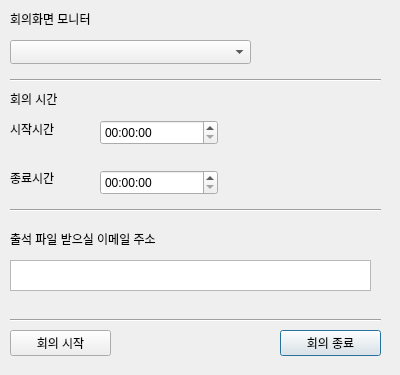
<?xml version="1.0" encoding="UTF-8"?>
<ui version="4.0">
 <class>Dialog</class>
 <widget class="QDialog" name="Dialog">
  <property name="geometry">
   <rect>
    <x>0</x>
    <y>0</y>
    <width>400</width>
    <height>375</height>
   </rect>
  </property>
  <property name="windowTitle">
   <string>Dialog</string>
  </property>
  <widget class="QComboBox" name="monitor_selector">
   <property name="geometry">
    <rect>
     <x>10</x>
     <y>40</y>
     <width>241</width>
     <height>24</height>
    </rect>
   </property>
  </widget>
  <widget class="QLabel" name="label">
   <property name="geometry">
    <rect>
     <x>10</x>
     <y>10</y>
     <width>181</width>
     <height>18</height>
    </rect>
   </property>
   <property name="text">
    <string>회의화면 모니터</string>
   </property>
  </widget>
  <widget class="Line" name="line">
   <property name="geometry">
    <rect>
     <x>10</x>
     <y>70</y>
     <width>371</width>
     <height>20</height>
    </rect>
   </property>
   <property name="orientation">
    <enum>Qt::Horizontal</enum>
   </property>
  </widget>
  <widget class="QLabel" name="label_2">
   <property name="geometry">
    <rect>
     <x>10</x>
     <y>90</y>
     <width>91</width>
     <height>18</height>
    </rect>
   </property>
   <property name="text">
    <string>회의 시간</string>
   </property>
  </widget>
  <widget class="QTimeEdit" name="meeting_start_time">
   <property name="geometry">
    <rect>
     <x>100</x>
     <y>120</y>
     <width>118</width>
     <height>25</height>
    </rect>
   </property>
  </widget>
  <widget class="QTimeEdit" name="meeting_end_time">
   <property name="geometry">
    <rect>
     <x>100</x>
     <y>170</y>
     <width>118</width>
     <height>25</height>
    </rect>
   </property>
  </widget>
  <widget class="QLabel" name="label_3">
   <property name="geometry">
    <rect>
     <x>10</x>
     <y>120</y>
     <width>77</width>
     <height>18</height>
    </rect>
   </property>
   <property name="text">
    <string>시작시간</string>
   </property>
  </widget>
  <widget class="QLabel" name="label_4">
   <property name="geometry">
    <rect>
     <x>10</x>
     <y>170</y>
     <width>77</width>
     <height>16</height>
    </rect>
   </property>
   <property name="text">
    <string>종료시간</string>
   </property>
  </widget>
  <widget class="Line" name="line_2">
   <property name="geometry">
    <rect>
     <x>10</x>
     <y>200</y>
     <width>371</width>
     <height>20</height>
    </rect>
   </property>
   <property name="orientation">
    <enum>Qt::Horizontal</enum>
   </property>
  </widget>
  <widget class="QLabel" name="label_5">
   <property name="geometry">
    <rect>
     <x>10</x>
     <y>230</y>
     <width>241</width>
     <height>18</height>
    </rect>
   </property>
   <property name="text">
    <string>출석 파일 받으실 이메일 주소</string>
   </property>
  </widget>
  <widget class="QTextEdit" name="email_address">
   <property name="geometry">
    <rect>
     <x>10</x>
     <y>260</y>
     <width>361</width>
     <height>31</height>
    </rect>
   </property>
   <property name="html">
    <string>&lt;!DOCTYPE HTML PUBLIC &quot;-//W3C//DTD HTML 4.0//EN&quot; &quot;http://www.w3.org/TR/REC-html40/strict.dtd&quot;&gt;
&lt;html&gt;&lt;head&gt;&lt;meta name=&quot;qrichtext&quot; content=&quot;1&quot; /&gt;&lt;style type=&quot;text/css&quot;&gt;
p, li { white-space: pre-wrap; }
&lt;/style&gt;&lt;/head&gt;&lt;body style=&quot; font-family:'Gulim'; font-size:13.5pt; font-weight:400; font-style:normal;&quot;&gt;
&lt;p style=&quot;-qt-paragraph-type:empty; margin-top:0px; margin-bottom:0px; margin-left:0px; margin-right:0px; -qt-block-indent:0; text-indent:0px;&quot;&gt;&lt;br /&gt;&lt;/p&gt;&lt;/body&gt;&lt;/html&gt;</string>
   </property>
  </widget>
  <widget class="Line" name="line_3">
   <property name="geometry">
    <rect>
     <x>10</x>
     <y>310</y>
     <width>371</width>
     <height>20</height>
    </rect>
   </property>
   <property name="orientation">
    <enum>Qt::Horizontal</enum>
   </property>
  </widget>
  <widget class="QPushButton" name="end_meeting">
   <property name="geometry">
    <rect>
     <x>280</x>
     <y>330</y>
     <width>101</width>
     <height>26</height>
    </rect>
   </property>
   <property name="text">
    <string>회의 종료</string>
   </property>
  </widget>
  <widget class="QPushButton" name="start_meeting">
   <property name="geometry">
    <rect>
     <x>10</x>
     <y>330</y>
     <width>101</width>
     <height>26</height>
    </rect>
   </property>
   <property name="text">
    <string>회의 시작</string>
   </property>
  </widget>
 </widget>
 <resources/>
 <connections/>
</ui>
